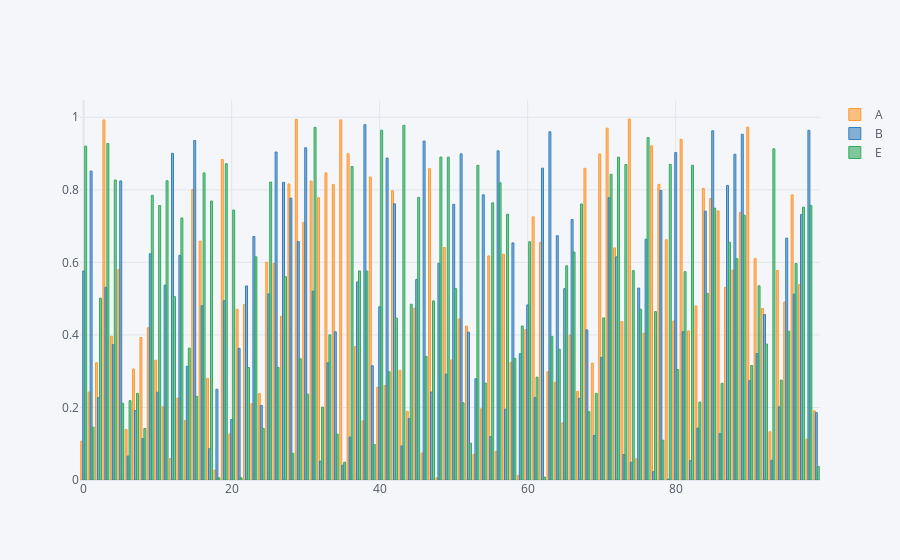

This figure's notebook cell:
### Code cell
print("Select the type of data you need to plot.")
print('1--->Random Data with 100 rows and 5 columns')
print('2--->Customize dataframe with n columns and m rows with Integer Values')
print('3--->Upload csv/json/text file.')
choice = int(input())
df1  = createData(choice)
print()

print("Your Data Frame :\n")
print(df1.head())
print()

print("What kind of plot you want to plot:\n")
print("1---> Complete Data Plot")
print("2---> A Particular Column Plot\n")
cat = int(input())
print()

plot(cat)
